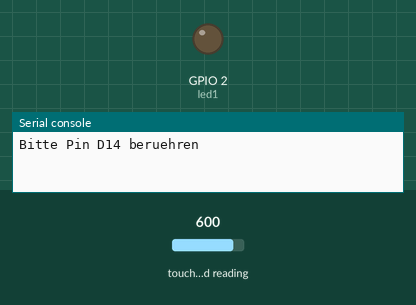
This program was run on a simulated ESP32 board running MicroPython. On the bench: output pins drawn as LEDs (lit = HIGH), the last lines printed to the serial console. Inputs (shaded band) come from the test bench; at power-on: touch-pad reading 600.

Above: at 1.2 s.
1.3 s: touch-pad reading set to 305
2.8 s: touch-pad reading set to 288
At 3.6 s:
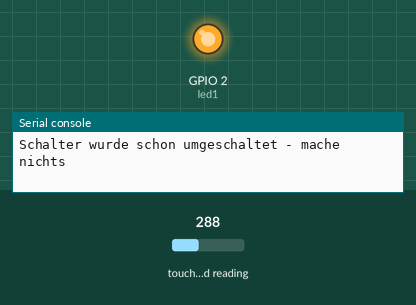
Timing chart, 0 to 5.8 s (numbered marks = the images above; inputs shaded):
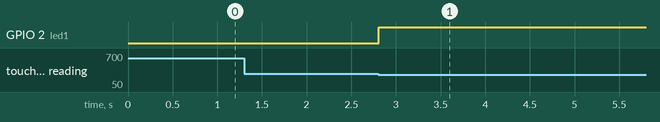

Measured:
- the behaviour switches between 300 and 299 on touch-pad reading (found by bisection; images 0 and 1)
- after the input at 1.3 s, every drawn part: stays the same
- after the input at 2.8 s, GPIO 2 (led1): LOW → HIGH at once

The program:

TouchPad_Lichtschalter.py
```python
import machine
import time

touchPin1 = machine.TouchPad(machine.Pin(14))
led1 = machine.Pin(2, machine.Pin.OUT)

gelesenerWert = 0
toggleState = False # Status der LED
schalterWurdeBereitsUmgeschaltet = False

print("Bitte Pin D14 beruehren")

while True:
    gelesenerWert = touchPin1.read()
    # print("Wert am Pin {0}".format(gelesenerWert))
    if gelesenerWert < 300:
        print("TouchPad berührung gemessen ({zeitstempel})".format(zeitstempel = time.time_ns()))

        if schalterWurdeBereitsUmgeschaltet is False:
            schalterWurdeBereitsUmgeschaltet = True
            toggleState = not toggleState
            print("Schalter wird umgeschaltet")
            led1.value(toggleState)
        else:
            print("Schalter wurde schon umgeschaltet - mache nichts")
    else:
        schalterWurdeBereitsUmgeschaltet = False

    time.sleep(0.1)
```
